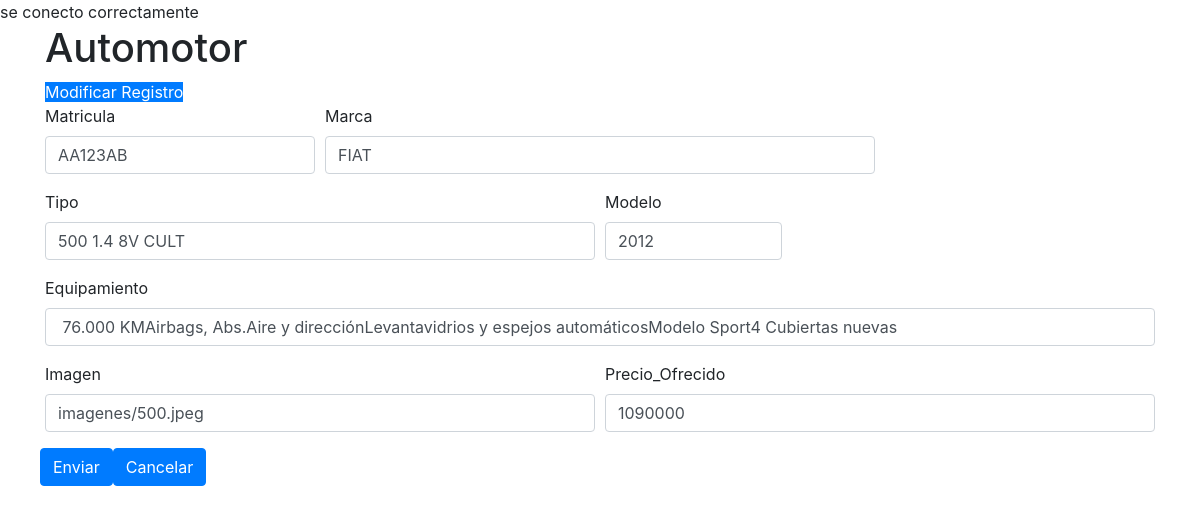
/borradores/modificar.php?id=95, run on the app's committed database.
### tables this page shows
CREATE TABLE `automotor` (
  `id_automotor` int(5) NOT NULL,
  `matricula` varchar(15) NOT NULL,
  `marca` varchar(25) NOT NULL,
  `tipo` varchar(40) NOT NULL,
  `modelo` year(4) NOT NULL,
  `equipamiento` text NOT NULL,
  `imagen` varchar(100) NOT NULL,
  `precio_ofrecido` int(15) NOT NULL,
  `condicion` varchar(10) NOT NULL
);

### borradores/modificar.php (the view, shortened to what this page needs)
<?php
require 'conexion.php';
$id = $_GET['id'];
$sql = "SELECT * FROM automotor WHERE id_automotor= '$id'";
$resultado = mysqli_query($conectar, $sql);
$row = mysqli_fetch_array($resultado);
?>
<!doctype html>
<html lang="es">
  <head>
    <link rel="stylesheet" href="https://cdn.jsdelivr.net/npm/bootstrap@4.5.3/dist/css/bootstrap.min.css">
  </head>
  <body>
    <div class="container">
    <div class="row">
        <div class="col ">
            <h1>Automotor</h1>
        </div>
    </div>
    <div class="row">
        <div class="col ">
            <a class="btn-primary" href="nuevo.php">Modificar Registro</a>
        </div>
    </div>
    <form action="actualizar.php" method="POST">
  <div class="form-row">
  <div class="form-group col-3">
    <label for="inputName">Matricula</label>
    <input type="text" name="matricula" value="<?php echo $row['matricula'];?>" class="form-control" id="inputName" placeholder="matricula">
  </div>
  <div class="form-group col-6">
    <label for="inputMarca">Marca</label>
    <input type="text" name="marca" value="<?php echo $row['marca'];?>" class="form-control" id="inputMarca" placeholder="marca">
  </div>
  <div class="form-group col-md-6">
      <label for="inputTipo">Tipo</label>
      <input type="text" name="tipo" value="<?php echo $row['tipo'];?>" class="form-control" id="inputTipo" placeholder="tipo">
  </div>
  <div class="form-group col-md-2">
    <label for="inputModelo">Modelo</label>
    <input type="int" name="modelo" value="<?php echo $row['modelo'];?>" class="form-control" id="inputModelo" placeholder="modelo">
  </div>
  <div class="form-group col-md-12">
    <label for="inputEquip">Equipamiento</label>
    <input type="text" name="equipamiento"  value="<?php echo $row['equipamiento'];?>" class="form-control" id="inputEquip" placeholder="equipamiento">
  </div>
  <div class="form-group col-md-6">
    <label for="inputImagen">Imagen</label>
    <input type="text" name="imagen" value="<?php echo $row['imagen'];?>" class="form-control" id="inputImagen" placeholder="imagen">
  </div>
  <div class="form-group col-md-6">
    <label for="inputOfrecido">Precio_Ofrecido</label>
    <input type="text" name="precio_ofrecido" class="form-control" value="<?php echo $row['precio_ofrecido'];?>" id="inputOfrecido" placeholder="precio_ofrecido">
  </div>
  <button type="submit" class="btn btn-primary">Enviar</button>
  <button type="reset" class="btn btn-primary">Cancelar</button>
</form>
    </div>
  </body>
</html>

### data on the page
automotor: matricula "AA123AB", marca "FIAT", tipo "500 1.4 8V CULT", modelo "2012", equipamiento "76.000 KMAirbags, Abs.Aire y direcciónLevantavidrios y espejos automáticosModelo Sport4 Cubiertas nuevas", imagen "imagenes/500.jpeg", precio_ofrecido "1090000"
